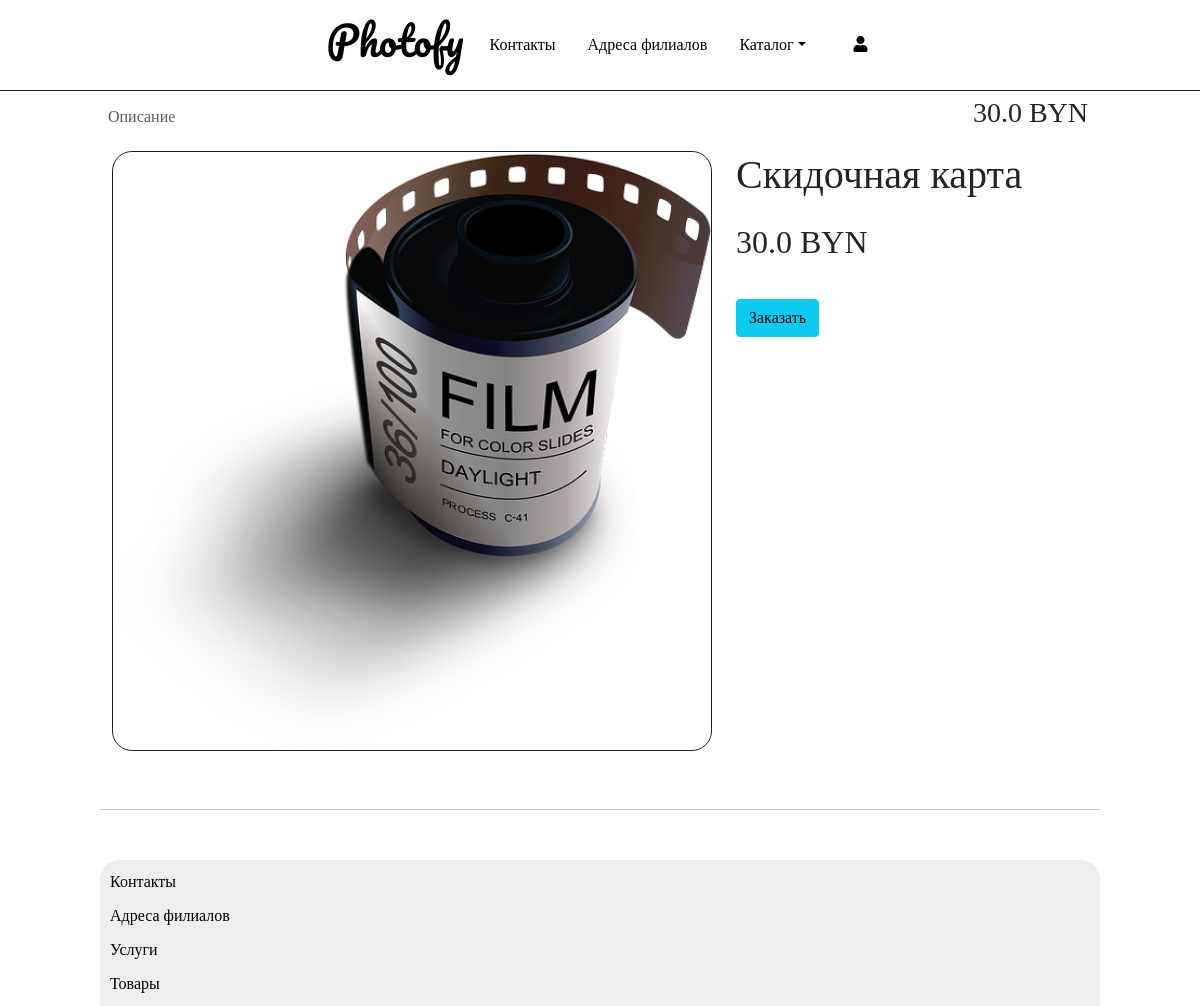
/home/item/6/, run on the app's committed database.
### module1/models.py (models this page shows, shortened)
class Services(models.Model):
    title = models.CharField(verbose_name=_("title"), help_text=_("Required"), max_length=255)
    CHOICES = [
        ('good', 'Goods'),
        ('service', 'Services'),
    ]
    category = models.CharField(max_length=32, choices=CHOICES, default='good')
    description = models.TextField(verbose_name=_("Описание"), help_text=_("Not required"), blank=True)
    image = models.ImageField(verbose_name='image', help_text=_("Upload a product image"), default="photos/photo-roll.png", upload_to="photos/")
    regular_price = models.FloatField(verbose_name=_("Regular price"), help_text=_("Максимально 10 цифр"))
    created_at = models.DateTimeField(_("Created at"), auto_now_add=True, editable=False)
    updated_at = models.DateTimeField(_("Updated at"), auto_now_add=True)
    available = models.IntegerField(blank=True, null=True)
    class Meta:
        ordering = ('-created_at',)
        verbose_name = 'Сервис'
        verbose_name_plural = 'Сервисы'

### module1/views.py (the view)
# urls.py: path('item/<int:pk>/', ItemDetailView, name='detail'),
def ItemDetailView(request,pk):
    facilities = Facility_type.objects.all()
    services = Services.objects.get(id=pk)
    if services.category == 'service':
        if request.method == 'POST':
            if request.user.is_authenticated:
                    user = UserBase.objects.get(user_name=request.user.user_name)
                    selected_item = get_object_or_404(Facility_type, title=request.POST.get('item_id'))
                    orderForm = OrderForm(request.POST)
                    if orderForm.is_valid():
                        order_service = orderForm.save(commit=False)
                        order_service.order = Order.objects.create(client=request.user)
                        order_service.service = services
                        order_service.urgency_rate = orderForm.cleaned_data['urgency_rate']
                        order_service.facility = selected_item
                        order_service.number_of_photos = orderForm.cleaned_data['number_of_photos']
                        order_service.paper_type = orderForm.cleaned_data['paper_type']
                        order_service.photo_format = orderForm.cleaned_data['photo_format']
                        if order_service.paper_type == 'Matte' or order_service.paper_type == 'Glossy' or order_service.paper_type == 'Semi-Glossy':
                            order_service.price = services.regular_price*1.1 * order_service.number_of_photos
                        if order_service.paper_type == 'SuperGlossy' or order_service.paper_type == 'Silk' or order_service.paper_type == 'Satin':
                            order_service.price = services.regular_price*1.2 * order_service.number_of_photos
                        if order_service.photo_format == '10x15' or order_service.photo_format == '9x12':
                            order_service.price = order_service.price * 1.1
                        if order_service.photo_format == '15x20' or order_service.photo_format == '15x22,5' or order_service.photo_format == '11,5x15':
                            order_service.price = order_service.price * 1.2
                        if order_service.photo_format == '21x30' or order_service.photo_format == '10x30' or order_service.photo_format == '15x45':
                            order_service.price = order_service.price * 1.3
                        if order_service.photo_format == '20x30':
                            order_service.price = order_service.price * 1.6
                        if order_service.photo_format == '30x40' or order_service.photo_format == '30x42' or order_service.photo_format == '30x45':
                            order_service.price = order_service.price * 1.8
                        if order_service.urgency_rate < 3:
                            order_service.price = order_service.price * 2
                        if order_service.number_of_photos>20:
                            order_service.price = order_service.price * 0.95
                        if services.title == 'Скидочная карта' and user.has_discount==False:
                            user.has_discount = True
                        if user.has_discount == True:
                            order_service.price = order_service.price * 0.90
                        if user.is_professional==True:
                            order_service.price = order_service.price * 0.90
                        user.save()
                        order_service.save()
                        return render(request, 'order_success.html', {'price': order_service.price})
                    else:
                        return HttpResponse('Validation error')
            else:
                return redirect('/home/login/')
        else:
            orderForm = OrderForm()
        return render(request, 'service_detail.html', {'form': orderForm, 'services': services, 'facilities': facilities})
    else:
        if request.method == 'POST':
            if request.user.is_authenticated:
                user = UserBase.objects.get(user_name=request.user.user_name)
                selected_item = get_object_or_404(Facility_type, title=request.POST.get('item_id'))
                orderForm = GoodsOrderForm(request.POST)
                if orderForm.is_valid():
                    order_service = orderForm.save(commit=False)
                    order_service.order = Order.objects.create(client=request.user)
                    order_service.service = services
                    order_service.facility = selected_item
                    order_service.number_of_photos = orderForm.cleaned_data['number_of_photos']
                    order_service.price = services.regular_price * order_service.number_of_photos
                    if services.title == 'Скидочная карта' and user.has_discount==False:
                        user.has_discount = True
                    if user.has_discount == True and services.title!='Скидочная карта':
                        order_service.price = order_service.price * 0.90
                    if user.is_professional==True:
                        order_service.price = order_service.price * 0.90
                    user.save()
                    order_service.save()
                    return render(request, 'order_success.html', {'price': order_service.price})
                else:
                    return HttpResponse('Validation error')
            else:
                return redirect('/home/login/')
        else:
            orderForm = GoodsOrderForm()
        return render(request, 'goods_detail.html', {'form': orderForm, 'services': services, 'facilities': facilities})

### templates/goods_detail.html (shortened to what this page needs)
{% extends "base.html"%}
{% block content %}
<div class="container-fluid products-detail-nav" style="margin-bottom:50px;">
  <div class="row products-detail-row1">
    <div class="col-6 products-detail-column-1" style="padding: 0px">
      <nav class="navbar navbar-expand-lg" style="padding: 0px">
        <div class="container-fluid" style="padding: 0px">
          <div class="collapse navbar-collapse" id="navbarNavAltMarkup" style="padding:0px">
            <div class="navbar-nav products-detail-nav-item">
              <a class="nav-link active" aria-current="page" href="#">Описание</a>
            </div>
          </div>
        </div>
      </nav>
    </div>
    <div class="col-6 d-flex justify-content-end align-items-center">
      <h3 class="price">{{ services.regular_price }} BYN</h3>
    </div>
  </div>
  <div class="row products-detail-row2">
    <div class="col-lg">
        <div class="big-image-container my-2 d-flex justify-content-center align-items-center" id="big-image-container">
            <img src="{{ services.image.url }}" alt="">
        </div>
    </div>
    <div class="col-lg products-detail-column-2 my-2">
      <h1>{{ services.title }}</h1>
      <h2 class='product-detail-price'>{{ services.regular_price}} BYN</h2>
      <button type="button" onclick="showmodal()" class="btn btn-info" style="margin-top:30px">Заказать</button>
    </div>
  </div>
</div>
{% endblock content %}

### static/styles/style.css (style rules this page uses)
body { background-color: rgb(206, 204, 204); }
* { font-family: cursive; }
* a { color: black; transition: 1s; }
.products-detail-nav { border-top: 0.1rem solid rgb(32, 31, 31); }
.products-detail-nav-item a { color: rgb(97, 88, 88); padding: 14px 5px; }
.products-detail-row1 { padding: 0px 100px; }
.products-detail-row2 { padding: 0px 100px; }
.big-image-container img { border: 1px solid rgb(32, 31, 31); border-radius: 20px; }
.big-image-container { width: 600px; height: 600px; }
.big-image-container img { width: 100%; height: 100%; }

### data on the page
Services: regular_price "30.0", image (picture), title "Скидочная карта"
